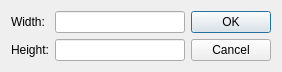
<?xml version="1.0" encoding="UTF-8"?>
<ui version="4.0">
 <class>QSizeDialog</class>
 <widget class="QDialog" name="QSizeDialog">
  <property name="geometry">
   <rect>
    <x>0</x>
    <y>0</y>
    <width>282</width>
    <height>70</height>
   </rect>
  </property>
  <property name="windowTitle">
   <string>Get Size</string>
  </property>
  <layout class="QHBoxLayout" name="horizontalLayout">
   <item>
    <layout class="QGridLayout" name="gridLayout">
     <item row="1" column="0">
      <widget class="QLabel" name="heightLabel">
       <property name="text">
        <string>Height:</string>
       </property>
       <property name="buddy">
        <cstring>heightLineEdit</cstring>
       </property>
      </widget>
     </item>
     <item row="0" column="0">
      <widget class="QLabel" name="widthLabel">
       <property name="text">
        <string>Width:</string>
       </property>
       <property name="buddy">
        <cstring>widthLineEdit</cstring>
       </property>
      </widget>
     </item>
     <item row="1" column="1">
      <widget class="QLineEdit" name="heightLineEdit"/>
     </item>
     <item row="0" column="1">
      <widget class="QLineEdit" name="widthLineEdit"/>
     </item>
    </layout>
   </item>
   <item>
    <widget class="QDialogButtonBox" name="buttonBox">
     <property name="orientation">
      <enum>Qt::Vertical</enum>
     </property>
     <property name="standardButtons">
      <set>QDialogButtonBox::Cancel|QDialogButtonBox::Ok</set>
     </property>
    </widget>
   </item>
  </layout>
 </widget>
 <tabstops>
  <tabstop>widthLineEdit</tabstop>
  <tabstop>heightLineEdit</tabstop>
 </tabstops>
 <resources/>
 <connections>
  <connection>
   <sender>buttonBox</sender>
   <signal>accepted()</signal>
   <receiver>QSizeDialog</receiver>
   <slot>accept()</slot>
   <hints>
    <hint type="sourcelabel">
     <x>365</x>
     <y>60</y>
    </hint>
    <hint type="destinationlabel">
     <x>157</x>
     <y>69</y>
    </hint>
   </hints>
  </connection>
  <connection>
   <sender>buttonBox</sender>
   <signal>rejected()</signal>
   <receiver>QSizeDialog</receiver>
   <slot>reject()</slot>
   <hints>
    <hint type="sourcelabel">
     <x>365</x>
     <y>60</y>
    </hint>
    <hint type="destinationlabel">
     <x>187</x>
     <y>69</y>
    </hint>
   </hints>
  </connection>
 </connections>
</ui>
